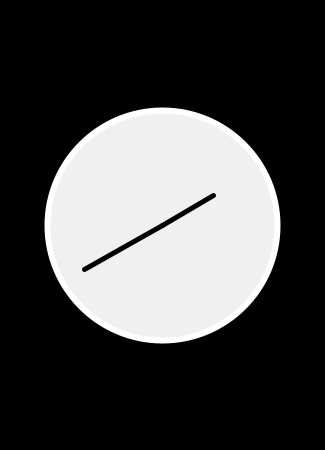
Frame 1 (no input)
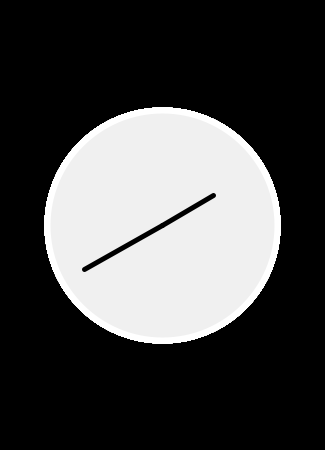
Frame 60 (the mouse pressed at the canvas centre just before this capture)
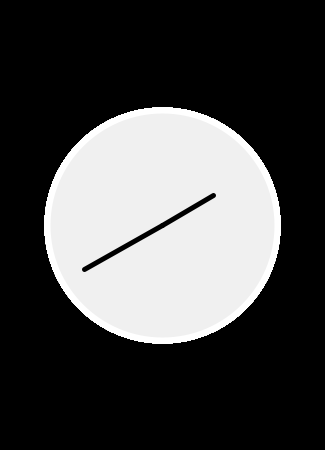
Frame 120 (the mouse held since frame 60 and released just before this capture)

The Processing sketch that drew these frames (run headless with seeded random() and noise(); from frame 60 on, the mouse is pressed at the canvas centre):

// Processing sketch: processing_92755
// ── processing_92755.pde

/*
Minimalistic Clock, by @ramayac
*/
int h,m,s;

void setup () {
    size (325,450);
    background (0);
    smooth();
}

void draw() {
    s = second ();
    m = minute ();
    h = hour ();

    fill (240); 
    strokeWeight(6);
    stroke(255);
    ellipse (width/2,225,230,230);
    noFill();
    noStroke();

    //center sketch
    translate (width/2,225);
 
    // hour
    strokeWeight(5);
    stroke(0);
    pushMatrix();
    rotate(radians (30*h));
    line(0,0,0,-60);
    popMatrix();

    //minute
    strokeWeight(5);
    stroke (0);
    pushMatrix();
    rotate(radians (6*m));
    line(0,0,0,-90);
    popMatrix();  
}
